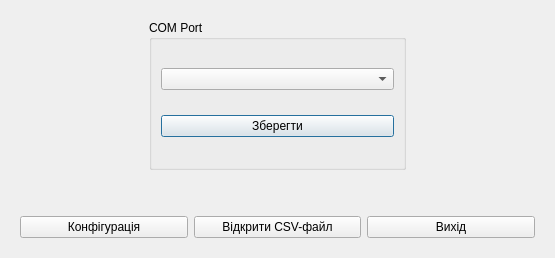
<?xml version="1.0" encoding="UTF-8"?>
<ui version="4.0">
 <class>DialogConfig</class>
 <widget class="QDialog" name="DialogConfig">
  <property name="geometry">
   <rect>
    <x>0</x>
    <y>0</y>
    <width>555</width>
    <height>258</height>
   </rect>
  </property>
  <property name="windowTitle">
   <string>Dialog</string>
  </property>
  <layout class="QVBoxLayout" name="verticalLayout_3">
   <item>
    <widget class="QStackedWidget" name="stackedWidgetConfig">
     <property name="currentIndex">
      <number>0</number>
     </property>
     <widget class="QWidget" name="page">
      <layout class="QVBoxLayout" name="verticalLayout_4" stretch="1,0,0">
       <item>
        <layout class="QHBoxLayout" name="horizontalLayout_3" stretch="1,2,1">
         <item>
          <spacer name="horizontalSpacer_5">
           <property name="orientation">
            <enum>Qt::Horizontal</enum>
           </property>
           <property name="sizeHint" stdset="0">
            <size>
             <width>40</width>
             <height>20</height>
            </size>
           </property>
          </spacer>
         </item>
         <item>
          <widget class="QGroupBox" name="groupBoxComPort">
           <property name="title">
            <string>COM Port</string>
           </property>
           <layout class="QVBoxLayout" name="verticalLayout_5">
            <item>
             <widget class="QComboBox" name="comboBoxComPort"/>
            </item>
            <item>
             <widget class="QPushButton" name="buttonSaveConfig">
              <property name="text">
               <string>Зберегти</string>
              </property>
              <property name="icon">
               <iconset resource="res.qrc">
                <normaloff>:/icons/Save.ico</normaloff>:/icons/Save.ico</iconset>
              </property>
              <property name="iconSize">
               <size>
                <width>32</width>
                <height>32</height>
               </size>
              </property>
             </widget>
            </item>
           </layout>
          </widget>
         </item>
         <item>
          <spacer name="horizontalSpacer_2">
           <property name="orientation">
            <enum>Qt::Horizontal</enum>
           </property>
           <property name="sizeHint" stdset="0">
            <size>
             <width>40</width>
             <height>20</height>
            </size>
           </property>
          </spacer>
         </item>
        </layout>
       </item>
       <item>
        <spacer name="verticalSpacer">
         <property name="orientation">
          <enum>Qt::Vertical</enum>
         </property>
         <property name="sizeHint" stdset="0">
          <size>
           <width>20</width>
           <height>40</height>
          </size>
         </property>
        </spacer>
       </item>
       <item>
        <layout class="QHBoxLayout" name="horizontalLayout_7">
         <item>
          <widget class="QPushButton" name="buttonConfigAdmin">
           <property name="text">
            <string>Конфігурація</string>
           </property>
           <property name="icon">
            <iconset resource="AC.qrc">
             <normaloff>:/images/configure.png</normaloff>:/images/configure.png</iconset>
           </property>
           <property name="iconSize">
            <size>
             <width>32</width>
             <height>32</height>
            </size>
           </property>
          </widget>
         </item>
         <item>
          <widget class="QPushButton" name="buttonOpenCsvFile">
           <property name="text">
            <string>Відкрити CSV-файл</string>
           </property>
           <property name="icon">
            <iconset resource="res.qrc">
             <normaloff>:/icons/icon_csv.ico</normaloff>:/icons/icon_csv.ico</iconset>
           </property>
           <property name="iconSize">
            <size>
             <width>32</width>
             <height>32</height>
            </size>
           </property>
          </widget>
         </item>
         <item>
          <widget class="QPushButton" name="buttonCancelConfig">
           <property name="text">
            <string>Вихід</string>
           </property>
           <property name="icon">
            <iconset resource="res.qrc">
             <normaloff>:/icons/exit.ico</normaloff>:/icons/exit.ico</iconset>
           </property>
           <property name="iconSize">
            <size>
             <width>32</width>
             <height>32</height>
            </size>
           </property>
          </widget>
         </item>
        </layout>
       </item>
      </layout>
     </widget>
     <widget class="QWidget" name="page_2">
      <layout class="QVBoxLayout" name="verticalLayout_6">
       <item>
        <layout class="QHBoxLayout" name="horizontalLayout_5">
         <item>
          <widget class="QGroupBox" name="groupBoxCalibr">
           <property name="title">
            <string>Калібровка каналів</string>
           </property>
           <layout class="QVBoxLayout" name="verticalLayout">
            <item>
             <layout class="QHBoxLayout" name="horizontalLayout" stretch="0,10">
              <item>
               <widget class="QLabel" name="labelCalibrChannel">
                <property name="text">
                 <string>Канал</string>
                </property>
               </widget>
              </item>
              <item>
               <widget class="QComboBox" name="comboBoxCalibrChannels"/>
              </item>
             </layout>
            </item>
            <item>
             <layout class="QHBoxLayout" name="horizontalLayout_2" stretch="10,10">
              <item>
               <spacer name="horizontalSpacer">
                <property name="orientation">
                 <enum>Qt::Horizontal</enum>
                </property>
                <property name="sizeHint" stdset="0">
                 <size>
                  <width>40</width>
                  <height>20</height>
                 </size>
                </property>
               </spacer>
              </item>
              <item>
               <widget class="QPushButton" name="buttonCalibr">
                <property name="text">
                 <string>Калібрувати</string>
                </property>
               </widget>
              </item>
             </layout>
            </item>
            <item>
             <spacer name="verticalSpacer_2">
              <property name="orientation">
               <enum>Qt::Vertical</enum>
              </property>
              <property name="sizeHint" stdset="0">
               <size>
                <width>20</width>
                <height>40</height>
               </size>
              </property>
             </spacer>
            </item>
           </layout>
          </widget>
         </item>
        </layout>
       </item>
       <item>
        <layout class="QHBoxLayout" name="horizontalLayout_8">
         <item>
          <spacer name="horizontalSpacer_3">
           <property name="orientation">
            <enum>Qt::Horizontal</enum>
           </property>
           <property name="sizeHint" stdset="0">
            <size>
             <width>40</width>
             <height>20</height>
            </size>
           </property>
          </spacer>
         </item>
         <item>
          <widget class="QPushButton" name="buttonConfigAdminBack">
           <property name="text">
            <string> Вихід / Назад </string>
           </property>
           <property name="icon">
            <iconset resource="res.qrc">
             <normaloff>:/icons/exit.ico</normaloff>:/icons/exit.ico</iconset>
           </property>
           <property name="iconSize">
            <size>
             <width>32</width>
             <height>32</height>
            </size>
           </property>
          </widget>
         </item>
        </layout>
       </item>
      </layout>
     </widget>
    </widget>
   </item>
  </layout>
 </widget>
 <resources>
  <include location="AC.qrc"/>
  <include location="res.qrc"/>
 </resources>
 <connections/>
</ui>
